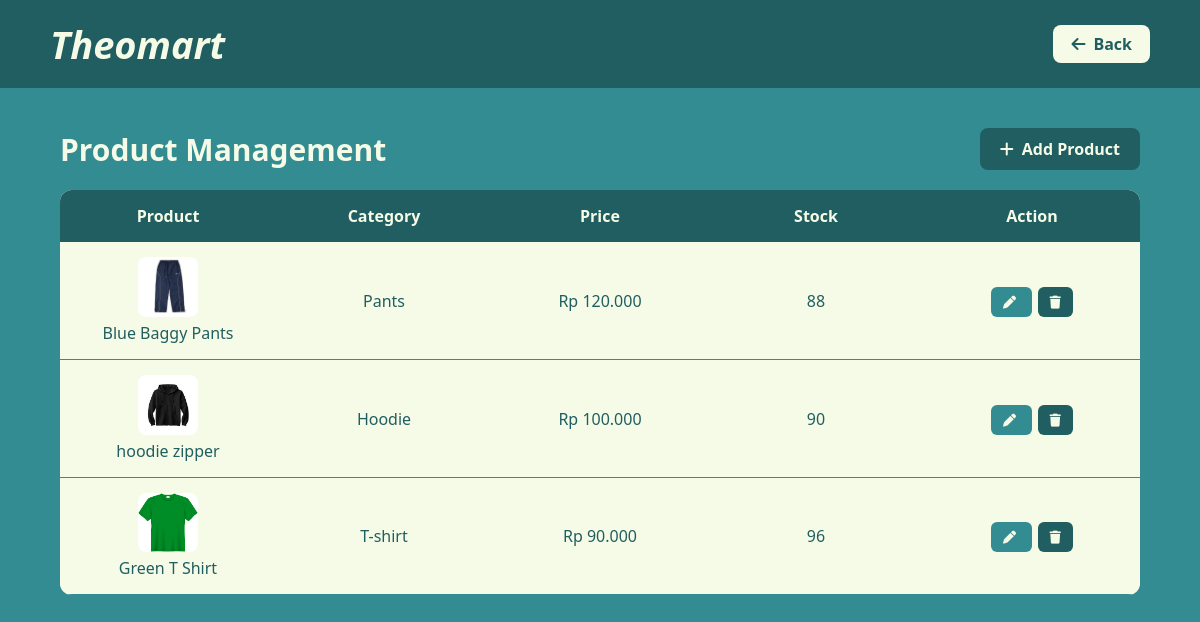
The page /admin/product_management.php on the database as committed earlier.
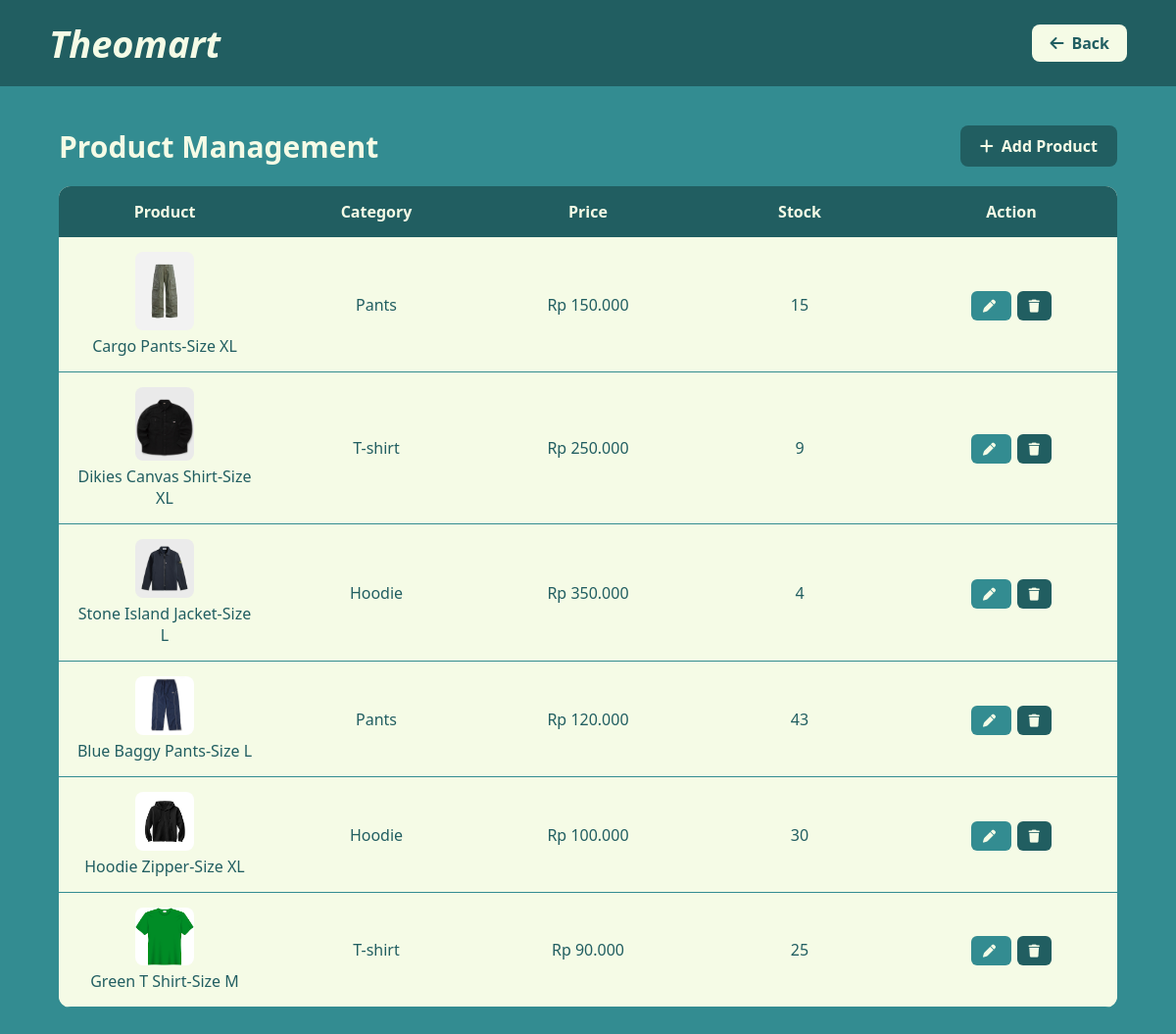
The same page on the database as committed later.
### tables this page shows
CREATE TABLE `products` (
  `id` int(11) NOT NULL,
  `name` varchar(100) DEFAULT NULL,
  `category` varchar(50) DEFAULT NULL,
  `price` int(11) DEFAULT NULL,
  `stock` int(11) DEFAULT NULL,
  `photo` varchar(255) DEFAULT NULL
);

### admin/product_management.php (the view, shortened to what this page needs)
<?php
    include "../config/database.php";
    $data = mysqli_query($conn,"SELECT * FROM products ORDER BY id DESC");
?>
<!DOCTYPE html>
<html>
    <head>
        <link rel="stylesheet" href="https://cdnjs.cloudflare.com/ajax/libs/font-awesome/6.5.0/css/all.min.css">
    </head>
    <body>
        <div class="header">
            <div class="logo">Theomart</div>
            <a href="dashboard.php" class="back-btn">
                <i class="fa-solid fa-arrow-left"></i> Back
            </a>
        </div>
        <div class="container">
            <div class="title-row">
                <h2>Product Management</h2>
                <div class="btn-add" onclick="openModal('add')">
                    <i class="fa-solid fa-plus"></i> Add Product
                </div>
            </div>
            <div class="table-wrapper">
                <table>
                    <thead>
                        <tr>
                            <th>Product</th>
                            <th>Category</th>
                            <th>Price</th>
                            <th>Stock</th>
                            <th>Action</th>
                        </tr>
                    </thead>
                    <tbody>
                    <?php while($row=mysqli_fetch_assoc($data)) { ?>
                        <tr>
                            <td>
                                <img src="../uploads/<?= $row['photo']; ?>"><br>
                                <?= $row['name']; ?>
                            </td>
                            <td><?= $row['category']; ?></td>
                            <td>Rp <?= number_format($row['price'],0,',','.'); ?></td>
                            <td><?= $row['stock']; ?></td>
                            <td>
                                <a class="action-btn edit"
                                    href="?edit=<?= $row['id']; ?>">
                                    <i class="fa-solid fa-pen"></i>
                                </a>
                                <a class="action-btn delete"
                                href="?delete=<?= $row['id']; ?>">
                                <i class="fa-solid fa-trash"></i>
                                </a>
                            </td>
                        </tr>
                    <?php } ?>
                    </tbody>
                </table>
            </div>
        </div>
    </body>
</html>

### admin/product_management.php (style rules this page uses)
body { margin:0; font-family:'Segoe UI',sans-serif; background:#338C91; }
.header { background:#215E61; padding:18px 50px; display:flex; justify-content:space-between; align-items:center; color:#F5FBE6; }
.logo { font-size:38px; font-weight:bold; font-style:italic; color:#F5FBE6; }
.back-btn { background:#F5FBE6; color:#215E61; padding:8px 18px; border-radius:8px; text-decoration:none; display:flex; align-items:center; gap:8px; font-weight:600; }
.container { padding:40px 60px; color:#F5FBE6; }
.title-row { display:flex; justify-content:space-between; align-items:center; margin-bottom:20px; }
.title-row h2 { font-size:30px; margin:0; color:#F5FBE6; }
.btn-add { background:#215E61; padding:10px 20px; border-radius:8px; cursor:pointer; font-weight:600; display:flex; align-items:center; gap:8px; color:#F5FBE6; }
.table-wrapper { background:#F5FBE6; border-radius:12px; overflow:hidden; }
table { width:100%; border-collapse:collapse; table-layout:fixed; }
th { background:#215E61; color:#F5FBE6; padding:15px; text-align:center; }
td { padding:15px; text-align:center; border-bottom:1px solid #338C91; color:#215E61; background:#F5FBE6; }
td img { width:60px; border-radius:8px; }
.action-btn { padding:6px 12px; border-radius:6px; font-size:13px; text-decoration:none; color:#F5FBE6; margin:0 3px; }
.edit { background:#338C91; }
.delete { background:#215E61; }

Rows that differ between the two databases and show on the page:
added products: photo (picture), name "Cargo Pants-Size XL", category "Pants", price "150.000", stock "15"
added products: photo (picture), name "Dikies Canvas Shirt-Size XL", category "T-shirt", price "250.000", stock "9"
added products: photo (picture), name "Stone Island Jacket-Size L", category "Hoodie", price "350.000", stock "4"
changed products: name "Blue Baggy Pants" → "Blue Baggy Pants-Size L"; stock "88" → "43"
changed products: name "hoodie zipper" → "Hoodie Zipper-Size XL"; stock "90" → "30"
changed products: name "Green T Shirt" → "Green T Shirt-Size M"; stock "96" → "25"
